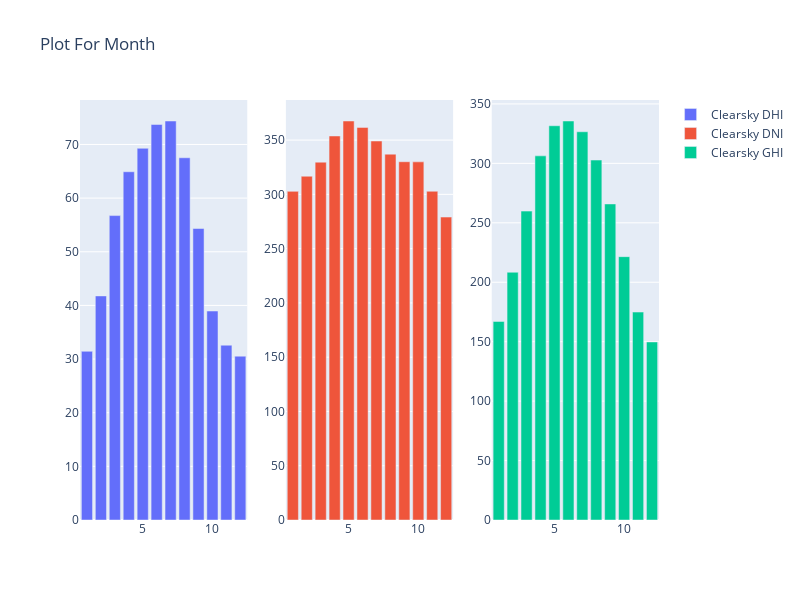

The notebook cell saved with this chart:
### Code cell
df=data.groupby('Month').mean()
df['Month'] = df.index
fig = make_subplots(rows=1, cols=3)

fig.add_trace(go.Bar(x=df['Month'], y=df['Clearsky DHI'],name='Clearsky DHI'),
              1, 1)

fig.add_trace(go.Bar(x=df['Month'], y=df['Clearsky DNI'],name='Clearsky DNI'),
              1, 2)

fig.add_trace(go.Bar(x=df['Month'], y=df['Clearsky GHI'],name='Clearsky GHI'),
              1, 3)

fig.update_layout(height=600, width=800, title_text="Plot For Month")
fig.show()

### Figure 1 — Plotly figure (JSON) as saved in the notebook; plotly's stock layout.template omitted (floating-point values rounded to 4 significant figures)
{"data": [{"name": "Clearsky DHI", "type": "bar", "x": [1, 2, 3, 4, 5, 6, 7, 8, 9, 10, 11, 12], "xaxis": "x", "y": [31.45, 41.77, 56.74, 64.91, 69.29, 73.73, 74.38, 67.52, 54.34, 38.95, 32.58, 30.54], "yaxis": "y"}, {"name": "Clearsky DNI", "type": "bar", "x": [1, 2, 3, 4, 5, 6, 7, 8, 9, 10, 11, 12], "xaxis": "x2", "y": [302.8, 316.7, 329.7, 353.8, 367.6, 361.7, 349.1, 337.1, 330.1, 330.0, 302.9, 279.1], "yaxis": "y2"}, {"name": "Clearsky GHI", "type": "bar", "x": [1, 2, 3, 4, 5, 6, 7, 8, 9, 10, 11, 12], "xaxis": "x3", "y": [167.0, 208.4, 259.8, 306.3, 331.6, 335.6, 326.6, 302.8, 265.9, 221.5, 174.9, 149.8], "yaxis": "y3"}], "layout": {"height": 600, "title": {"text": "Plot For Month"}, "width": 800, "xaxis": {"anchor": "y", "domain": [0, 0.2889]}, "xaxis2": {"anchor": "y2", "domain": [0.3556, 0.6444]}, "xaxis3": {"anchor": "y3", "domain": [0.7111, 1]}, "yaxis": {"anchor": "x", "domain": [0, 1]}, "yaxis2": {"anchor": "x2", "domain": [0, 1]}, "yaxis3": {"anchor": "x3", "domain": [0, 1]}}}
